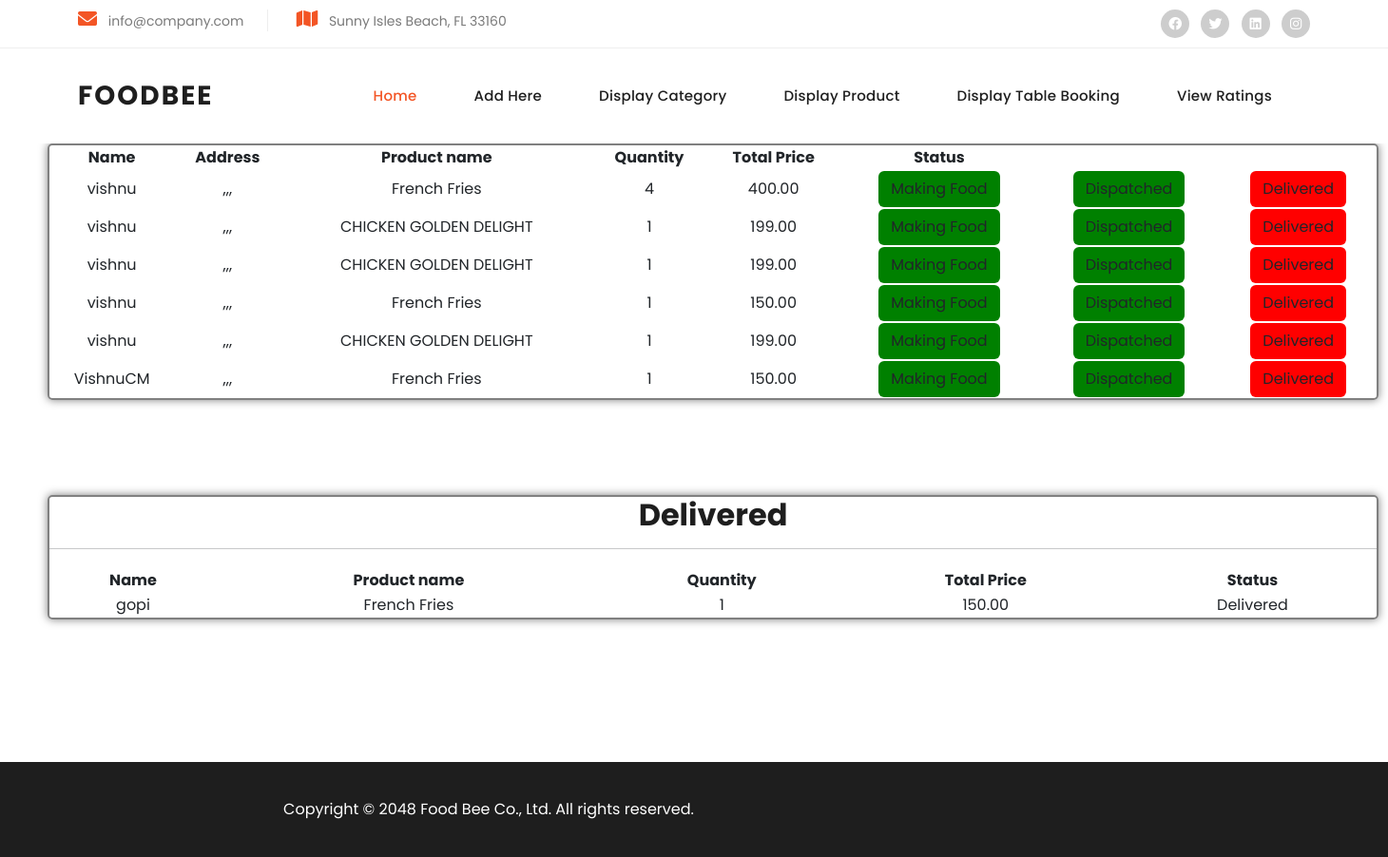
/backend/home/, run on the app's committed database.
### frontend/models.py (models this page shows)
class Checkout(models.Model):
    name=models.CharField(max_length=500,null=True,blank=True)
    email=models.EmailField(max_length=500,null=True,blank=True)
    phone=models.CharField(max_length=500,null=True,blank=True)
    address=models.CharField(max_length=500,null=True,blank=True)
    item=models.CharField(max_length=500,null=True,blank=True)
    qty=models.IntegerField(max_length=100,null=True,blank=True)
    total=models.DecimalField(max_digits=10,max_length=100,null=True,blank=True,decimal_places=2)
    razorpay_order_id = models.CharField(max_length=255, null=True, blank=True)
    status=models.CharField(max_length=500,default="Processing")

### backend/views.py (the view)
# urls.py: path('home/',views.home,name="home"),
def home(request):
    data=Checkout.objects.all()
    return render(request,"home.html",{'data':data})

### backend/templates/home.html (shortened to what this page needs)
<!DOCTYPE html>
{% load static %}
<html lang="en">
  <head>
    <link href="{% static 'vendor/bootstrap/css/bootstrap.min.css' %}" rel="stylesheet">
    <link rel="stylesheet" href="{% static 'assets/css/fontawesome.css' %}">
    <link rel="stylesheet" href="{% static 'assets/css/templatemo-villa-agency.css' %}">
    <link rel="stylesheet" href="{% static 'assets/css/owl.css' %}">
    <link rel="stylesheet" href="{% static 'assets/css/animate.css' %}">
    <link rel="stylesheet"href="https://unpkg.com/swiper@7/swiper-bundle.min.css"/>
  </head>
<body>
  <div class="sub-header">
    <div class="container">
      <div class="row">
        <div class="col-lg-8 col-md-8">
          <ul class="info">
            <li><i class="fa fa-envelope"></i> info@company.com</li>
            <li><i class="fa fa-map"></i> Sunny Isles Beach, FL 33160</li>
          </ul>
        </div>
        <div class="col-lg-4 col-md-4">
          <ul class="social-links">
            <li><a href="#"><i class="fab fa-facebook"></i></a></li>
            <li><a href="https://x.com/minthu" target="_blank"><i class="fab fa-twitter"></i></a></li>
            <li><a href="#"><i class="fab fa-linkedin"></i></a></li>
            <li><a href="#"><i class="fab fa-instagram"></i></a></li>
          </ul>
        </div>
      </div>
    </div>
  </div>
  <header class="header-area header-sticky">
    <div class="container">
        <div class="row">
            <div class="col-12">
                <nav class="main-nav">
                    <a href="" class="logo">
                        <h1 >FoodBee</h1>
                    </a>
                    <ul class="nav">
                      <li><a href="{% url 'home' %}" class="active">Home</a></li>
                      <li><a href="{% url 'category' %} ">Add Here</a></li>
                      <li><a href="{% url 'display' %} ">Display Category</a></li>
                      <li><a href="{% url 'product' %} ">Display Product</a></li>
                      <li><a href="{% url 'display_tablebooking' %}">Display Table Booking</a></li>
                      <li><a href="{% url 'display_rating' %}">View Ratings</a></li>
                      <li></li>
                  </ul>
                </nav>
            </div>
        </div>
    </div>
  </header>
  {% block content %}
  <div style="width:1400px; margin-left:50px; border: 2px solid grey; border-radius: 5px; box-shadow: 0px 0px 10px rgba(0, 0, 0, 0.5); text-align: center;">
    <table style="width: 100%; border-collapse: collapse;">
    <tr tyle="background-color: #f2f2f2;">
        <th>Name</th>
        <th>Address</th>
        <th>Product name</th>
        <th>Quantity</th>
        <th>Total Price</th>
        <th>Status</th>
    </tr>
    {% for i in data %}
    {% if not i.status == 'Delivered' %}
    <tr>
        <td>{{i.name}}</td>
        <td>{{i.House_No}},{{i.street}},{{i.City}},{{i.Pincode}}</td>
        <td>{{i.item}}</td>
        <td>{{i.qty}}</td>
        <td>{{i.total}}</td>
        <form method="post" action="{% url 'updatestatus' dataid=i.id %}">
          <td>
              <button type="submit" value="Making Food" name="approve"
                  class="btn btn-class-outline-primary" style="background-color:green;"
                  onclick="approve()">Making Food</button>
          </td>
          <td>
            <button type="submit" value="Dispatched " name="approve"
                class="btn btn-class-outline-primary" style="background-color:green;"
                onclick="approve()">Dispatched</button>
        </td>
          <td>
              <button type="submit" value="Delivered" name="approve"
                  class="btn btn-class-outline-primary" style="background-color:red;"
                  onclick="reject()">Delivered</button>
          </td>
      </form>
    </tr>
    {% endif %}
    {% endfor %}
</table>
</div>
<div style="width:1400px; margin-left:50px; border: 2px solid grey; border-radius: 5px; box-shadow: 0px 0px 10px rgba(0, 0, 0, 0.5); text-align: center; margin-top: 100px;">
  <h2>Delivered</h2>
  <hr>
  <table style="width: 100%; border-collapse: collapse; margin-top: 20px;">
  <tr tyle="background-color: #f2f2f2;">
      <th>Name</th>
      <th>Product name</th>
      <th>Quantity</th>
      <th>Total Price</th>
      <th>Status</th>
  </tr>
  {% for i in data %}
  {% if i.status == 'Delivered' %}
  <tr>
      <td>{{i.name}}</td>
      <td>{{i.item}}</td>
      <td>{{i.qty}}</td>
      <td>{{i.total}}</td>
      <td>{{i.status}}</td>
  </tr>
  {% endif %}
  {% endfor %}
</table>
</div>
  {% endblock %}
  <footer>
    <div class="container">
      <div class="col-lg-8">
        <p>Copyright © 2048 Food Bee Co., Ltd. All rights reserved.
      </div>
    </div>
  </footer>
  </body>
</html>

### backend/static/assets/css/templatemo-villa-agency.css (style rules this page uses)
html, body, div, span, applet, object, iframe, h1, h2, h3, h4, h5, h6, p, blockquote, div pre, a, abbr, acronym, address, big, cite, code, del, dfn, em, font, img, ins, kbd, q, s, samp, small, strike, strong, sub, sup, tt, var, b, u, i, center, dl, dt, dd, ol, ul, li, figure, header, nav, section, article, aside, footer, figcaption { margin: 0; padding: 0; border: 0; outline: 0; }
ul, li { padding: 0; margin: 0; list-style: none; }
header, nav, section, article, aside, footer, hgroup { display: block; }
* { box-sizing: border-box; }
html, body { font-family: 'Poppins', sans-serif; -ms-text-size-adjust: 100%; -webkit-font-smoothing: antialiased; -moz-osx-font-smoothing: grayscale; }
a { text-decoration: none !important; }
h1, h2, h3, h4, h5, h6 { color: #1e1e1e; margin-top: 0px; margin-bottom: 0px; font-weight: 700; }
ul { margin-bottom: 0px; }
p { font-size: 14px; line-height: 28px; color: #4a4a4a; }
html, body { font-family: 'Poppins', sans-serif; }
.sub-header { background-color: #fff; padding: 10px 0px; border-bottom: 1px solid #eee; }
.sub-header ul li { display: inline-block; }
.sub-header ul.social-links { text-align: right; }
.sub-header ul.social-links li { margin-left: 8px; }
.sub-header ul.social-links li a { display: inline-block; width: 30px; height: 30px; background-color: #cdcdcd; border-radius: 50%; text-align: center; line-height: 30px; color: #fff; font-size: 14px; transition: all .3s; }
.sub-header ul.info li { font-size: 14px; color: #7a7a7a; border-right: 1px solid #eee; margin-right: 25px; padding-right: 25px; }
.sub-header ul.info li:last-child { margin-right: 0px; padding-right: 0px; border-right: none; }
.sub-header ul.info li i { font-size: 20px; color: #f35525; margin-right: 8px; }
.header-area { position: relative; background-color: #fff; height: 100px; z-index: 100; -webkit-transition: all .5s ease 0s; -moz-transition: all .5s ease 0s; -o-transition: all .5s ease 0s; transition: all .5s ease 0s; }
.header-area .main-nav { background: transparent; display: flex; }
.header-area .main-nav .logo { -webkit-transition: all 0.3s ease 0s; -moz-transition: all 0.3s ease 0s; -o-transition: all 0.3s ease 0s; transition: all 0.3s ease 0s; display: inline-block; }
.header-area .main-nav .logo h1 { line-height: 100px; font-size: 28px; text-transform: uppercase; color: #1e1e1e; font-weight: 700; letter-spacing: 2px; }
.header-area .main-nav ul.nav { flex-basis: 100%; margin-top: 30px; justify-content: right; -webkit-transition: all 0.3s ease 0s; -moz-transition: all 0.3s ease 0s; -o-transition: all 0.3s ease 0s; transition: all 0.3s ease 0s; position: relative; z-index: 999; }
.header-area .main-nav .nav li:last-child { padding-right: 0px; }
.header-area .main-nav .nav li { padding-left: 10px; padding-right: 10px; height: 100px; line-height: 100px; }
.header-area .main-nav .nav li a { display: block; padding-left: 20px; padding-right: 20px; font-weight: 500; font-size: 15px; height: 40px; line-height: 40px; text-transform: capitalize; color: #1e1e1e; -webkit-transition: all 0.4s ease 0s; -moz-transition: all 0.4s ease 0s; -o-transition: all 0.4s ease 0s; transition: all 0.4s ease 0s; border: transparent; letter-spacing: .25px; }
.header-area .main-nav .nav li a.active { color: #f35525; }
footer { margin-top: 150px; background-color: #1e1e1e; min-height: 100px; }
footer p { text-align: center; line-height: 100px; color: #fff; font-size: 16px; font-weight: 400; }
body { overflow-x: hidden; }

### data on the page
Checkout: name "vishnu", item "French Fries", qty "4", total "400.00"
Checkout: name "vishnu", item "CHICKEN GOLDEN DELIGHT", qty "1", total "199.00"
Checkout: name "vishnu", item "CHICKEN GOLDEN DELIGHT", qty "1", total "199.00"
Checkout: name "vishnu", item "French Fries", qty "1", total "150.00"
Checkout: name "vishnu", item "CHICKEN GOLDEN DELIGHT", qty "1", total "199.00"
Checkout: name "VishnuCM", item "French Fries", qty "1", total "150.00"
Checkout: name "gopi", item "French Fries", qty "1", total "150.00", status "Delivered"
